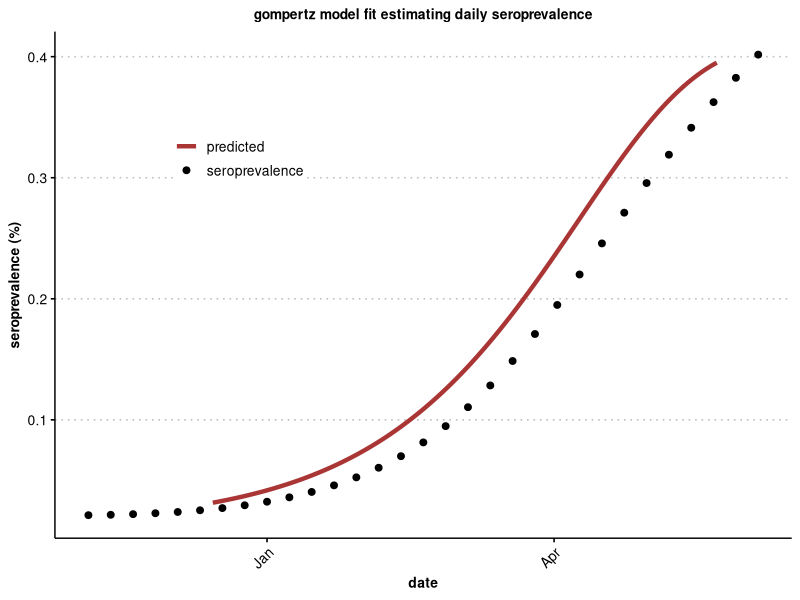

This chart was generated by the following R code:
# load required libraries
library(tidyverse)
library(ggthemes)
library(coda)
library(lubridate)
library(ggplot2)
library(cowplot)
library(minpack.lm)
library(xtable)
library(mgcv)

# load and filter seroprevalence data
seroprevalence <- read.csv("raw_citf_data.csv") |>
  mutate(week_end = as.Date(week_end)) |>
  filter(geo == "NL", ab_estimate == "Anti-N estimate") |>
  rename(date = week_end) |>
  select(date, pct_mean) |>
  mutate(day = 1:n())

# subset to study period and scale day by 7
est_SERP <- seroprevalence |>
  filter(date >= as.Date("2021-11-01") & date < as.Date("2022-06-09")) |>
  mutate(day = 1:n() * 7)

# create daily prediction frame
daily_seroprev <- data.frame(day = 1:(nrow(est_SERP) * 7))
daily_seroprev$date <- seq.Date(from = as.Date("2021-11-01"), by = "day", length.out = nrow(daily_seroprev))

# define gompertz function
gompertz_func <- function(a, b, c, K, t) {
  a + (c * exp(-exp(-b * (t - K))))
}

# fit gompertz model
gombertz_mod <- nlsLM(
  pct_mean ~ gompertz_func(a, b, c, K, day),
  data = est_SERP,
  start = list(a = 0.5, b = 0.05, c = 1, K = max(est_SERP$pct_mean)),
  control = nls.lm.control(maxiter = 20000)
)

# predict daily seroprevalence
daily_seroprev$daily_serop <- predict(gombertz_mod, newdata = daily_seroprev)

# add confidence intervals
n <- nrow(daily_seroprev)
z <- qnorm(0.975)
ci_width <- z * (sd(daily_seroprev$daily_serop) / sqrt(n))
daily_seroprev <- daily_seroprev |>
  mutate(
    daily_serop_q025 = daily_serop - ci_width,
    daily_serop_q975 = daily_serop + ci_width
  )

# shift by 14 days to account for antibody delay
daily_seroprev <- daily_seroprev |>
  mutate(date = date - days(14)) |>
  filter(date >= as.Date("2021-12-15") & date <= as.Date("2022-06-03")) |>
  mutate(day = 1:n())

# plot gompertz fit
p <- ggplot() +
  geom_point(data = est_SERP, aes(x = date, y = pct_mean, color = "seroprevalence"), size = 2) +
  geom_line(data = daily_seroprev, aes(x = date, y = daily_serop, color = "predicted"), size = 1.5, alpha = 0.95) +
  scale_color_manual(values = c("seroprevalence" = "black", "predicted" = "brown")) +
  labs(x = "date", y = "seroprevalence (%)", title = "gompertz model fit estimating daily seroprevalence") +
  theme_clean() +
  theme(
    axis.text.x = element_text(size = 10, angle = 45, hjust = 1),
    axis.title.x = element_text(size = 10, color = "black", face = "bold"),
    axis.text.y = element_text(size = 10),
    axis.title.y = element_text(size = 10, color = "black", face = "bold"),
    plot.title = element_text(size = 10, face = "bold", color = "black", hjust = 0.5),
    legend.position = c(0.25, 0.75),
    legend.title = element_blank(),
    legend.background = element_rect(color = NA),
    legend.text = element_text(size = 10),
    legend.margin = margin(0, 0, 0, 0),
    plot.background = element_blank()
  )

print(p)

# optional: save output
# write.csv(daily_seroprev, "./daily_se.csv", row.names = FALSE)
